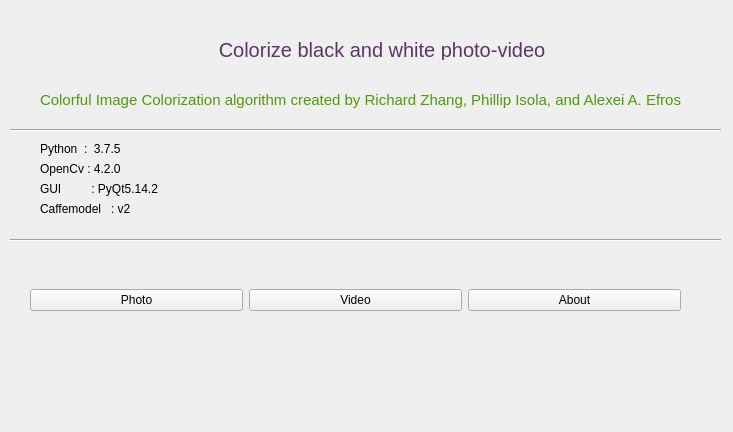
<?xml version="1.0" encoding="UTF-8"?>
<ui version="4.0">
 <class>Form</class>
 <widget class="QWidget" name="Form">
  <property name="geometry">
   <rect>
    <x>0</x>
    <y>0</y>
    <width>733</width>
    <height>432</height>
   </rect>
  </property>
  <property name="windowTitle">
   <string>Form</string>
  </property>
  <widget class="QLabel" name="label">
   <property name="geometry">
    <rect>
     <x>130</x>
     <y>40</y>
     <width>461</width>
     <height>20</height>
    </rect>
   </property>
   <property name="font">
    <font>
     <pointsize>15</pointsize>
    </font>
   </property>
   <property name="styleSheet">
    <string notr="true">color: rgb(92, 53, 102);</string>
   </property>
   <property name="text">
    <string>                Colorize black and white photo-video</string>
   </property>
  </widget>
  <widget class="QLabel" name="label_2">
   <property name="geometry">
    <rect>
     <x>40</x>
     <y>90</y>
     <width>661</width>
     <height>20</height>
    </rect>
   </property>
   <property name="font">
    <font>
     <pointsize>11</pointsize>
    </font>
   </property>
   <property name="styleSheet">
    <string notr="true">color: rgb(78, 154, 6);</string>
   </property>
   <property name="text">
    <string>Colorful Image Colorization algorithm created by Richard Zhang, Phillip Isola, and Alexei A. Efros</string>
   </property>
  </widget>
  <widget class="QLabel" name="label_3">
   <property name="geometry">
    <rect>
     <x>40</x>
     <y>180</y>
     <width>151</width>
     <height>17</height>
    </rect>
   </property>
   <property name="text">
    <string>GUI         : PyQt5.14.2</string>
   </property>
  </widget>
  <widget class="QLabel" name="label_4">
   <property name="geometry">
    <rect>
     <x>40</x>
     <y>140</y>
     <width>111</width>
     <height>17</height>
    </rect>
   </property>
   <property name="text">
    <string>Python  :  3.7.5</string>
   </property>
  </widget>
  <widget class="QLabel" name="label_5">
   <property name="geometry">
    <rect>
     <x>40</x>
     <y>160</y>
     <width>101</width>
     <height>17</height>
    </rect>
   </property>
   <property name="text">
    <string>OpenCv : 4.2.0</string>
   </property>
  </widget>
  <widget class="QLabel" name="label_6">
   <property name="geometry">
    <rect>
     <x>40</x>
     <y>200</y>
     <width>121</width>
     <height>17</height>
    </rect>
   </property>
   <property name="text">
    <string>Caffemodel   : v2</string>
   </property>
  </widget>
  <widget class="Line" name="line">
   <property name="geometry">
    <rect>
     <x>10</x>
     <y>120</y>
     <width>711</width>
     <height>20</height>
    </rect>
   </property>
   <property name="orientation">
    <enum>Qt::Horizontal</enum>
   </property>
  </widget>
  <widget class="Line" name="line_2">
   <property name="geometry">
    <rect>
     <x>10</x>
     <y>230</y>
     <width>711</width>
     <height>20</height>
    </rect>
   </property>
   <property name="orientation">
    <enum>Qt::Horizontal</enum>
   </property>
  </widget>
  <widget class="QWidget" name="horizontalLayoutWidget">
   <property name="geometry">
    <rect>
     <x>30</x>
     <y>260</y>
     <width>651</width>
     <height>80</height>
    </rect>
   </property>
   <layout class="QHBoxLayout" name="horizontalLayout">
    <item>
     <widget class="QPushButton" name="pushButton_3">
      <property name="text">
       <string>Photo</string>
      </property>
     </widget>
    </item>
    <item>
     <widget class="QPushButton" name="pushButton_2">
      <property name="text">
       <string>Video</string>
      </property>
     </widget>
    </item>
    <item>
     <widget class="QPushButton" name="pushButton">
      <property name="text">
       <string>About</string>
      </property>
     </widget>
    </item>
   </layout>
  </widget>
 </widget>
 <resources/>
 <connections/>
</ui>
